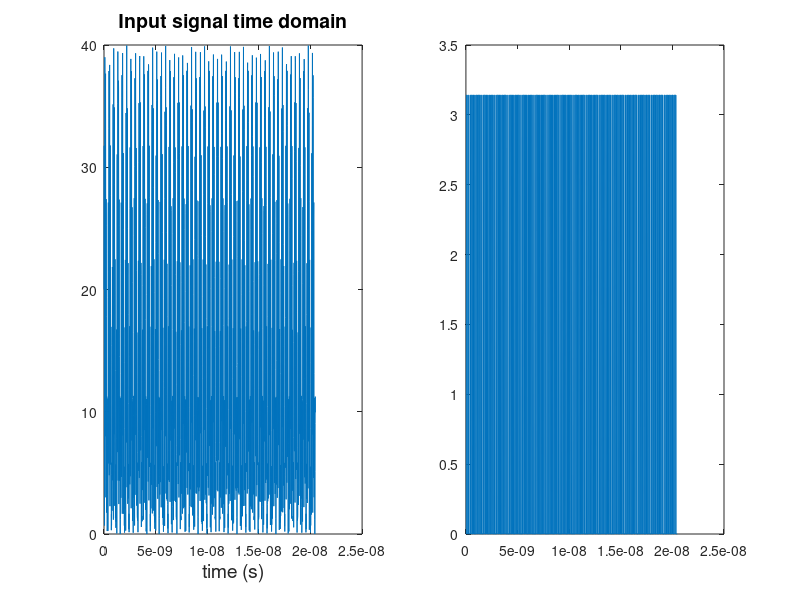
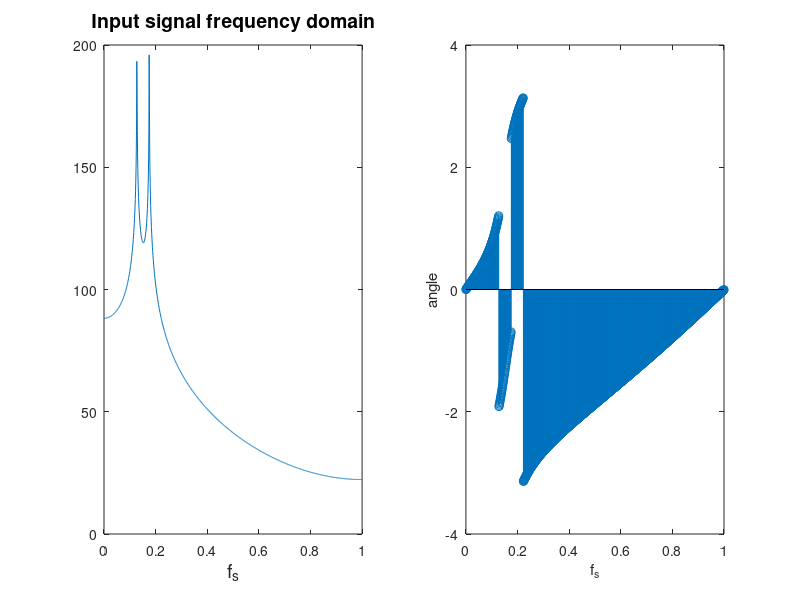
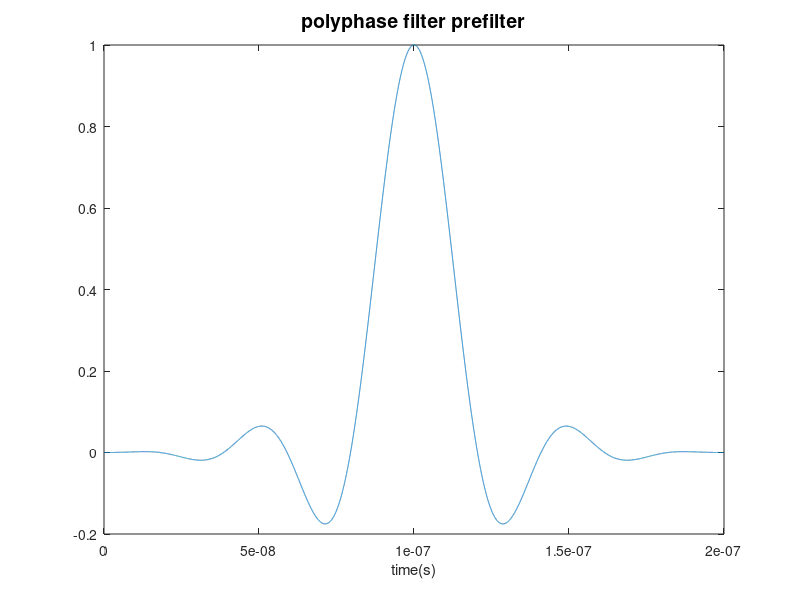
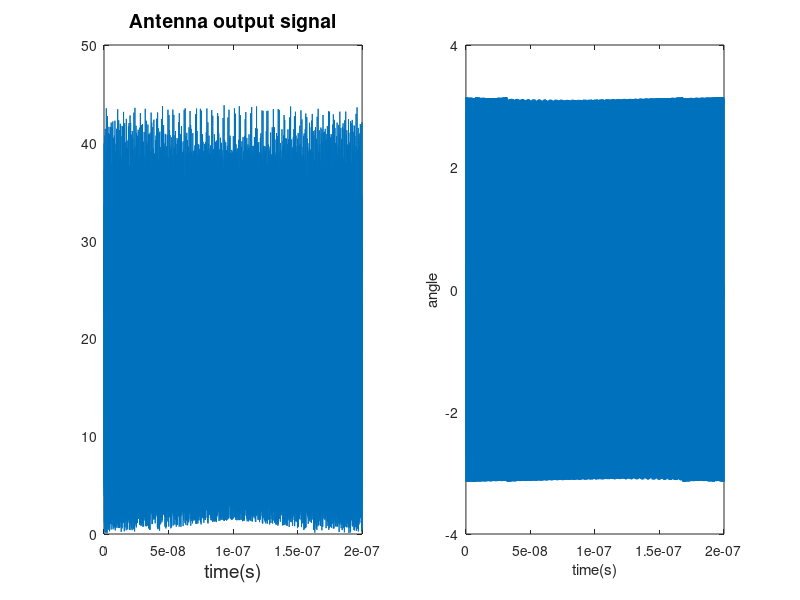

These figures' MATLAB source, in order:
samplingFreq = 100*10^9; % sampling frequency
Window_Size = 2^11; % size of window to cross multiply
number_of_bodies = 5;
Num_Of_Antennas = 2;
signal_frequency = 40*10^9; % radians/sec
signal_time = 0.00000020; % in seconds
N = signal_time/(1/samplingFreq) % total samples in input signal
Nfft = Window_Size%/2 % total samples in FFT output
Num_Of_Windows_Per_Signal = ceil(N/Window_Size);
Number_Of_Signals = Num_Of_Antennas
Number_Of_Complex_Multiplications = 1/2*(Number_Of_Signals-1)*Number_Of_Signals
signal_to_noise_input = 0.5; % multiplied to noise then added to signal
Nyquist_freq = samplingFreq/2;
t = linspace(0,signal_time,N);
f = linspace(0,Nyquist_freq,5);
fs = linspace(0,1,Nfft/2);
fs_input = linspace(0,1,Nfft/2);
% Signal_no_noise = [(sin(signal_frequency*t(N/3:N*2/3-1)) + 20*sin((signal_frequency-1000)*t(N/3:N*2/3-1)))];
% input_hanning = [ 1/2-(1/2)*cos(2*pi*(1:N/3)/(N/3))];
% Signal_no_noise = Signal_no_noise.*input_hanning;
%figure(2);
%plot(t);
H = 3; % sizes of pictures.
W = 4;
Signal_no_noise = 20*(cos(signal_frequency*t) + sin((signal_frequency+15*10^9)*t)); %frequency noise
figure(1);
subplot(1,2,1);
plot(t(1:Nfft),abs(Signal_no_noise(1:Nfft)));
title('Input signal time domain','fontsize',14);
xlabel('time (s)','fontsize',14);
set(1,'paperunits','inches');
set(1,'paperorientation','portrait')
set(1,'papersize',[H,W]);
subplot(1,2,2);
plot(t(1:Nfft),angle(Signal_no_noise(1:Nfft)));
print(1,'input time.svg','-dsvg');
figure(2);
subplot(1,2,1);
fft_in = Signal_no_noise(1:Nfft);
plot(fs_input,20*log(abs(fft(fft_in)(1:Nfft/2))));
title('Input signal frequency domain','fontsize',14);
xlabel('f_s','fontsize',14);
set(2,'paperunits','inches');
set(2,'paperorientation','portrait');
set(2,'papersize',[H,W]);
subplot(1,2,2);
stem(fs_input,angle(fft(fft_in))(1:Nfft/2));
xlabel('f_s');
ylabel('angle');
print(2,'input freq.svg','-dsvg');
%windowcoef = (Nfft)/f; % commonly used constant

Signalf = zeros(Num_Of_Windows_Per_Signal,Window_Size);
Signalfft = zeros(Number_Of_Signals,Nfft);
Signalmul = zeros(Number_Of_Complex_Multiplications,Nfft);
Signalout = zeros(1,Nfft);
Signalin = zeros(Number_Of_Signals,N);
analysis_filter = sinc(((0:N-1)-N/2)/Window_Size);
HanningWindow = 1/2-(1/2)*cos(2*pi*(0:N-1)/N);
pre_filter = analysis_filter.*HanningWindow;
figure(48);
plot(t(1:N),pre_filter);
title('polyphase filter prefilter','fontsize',14);
xlabel('time(s)');
set(48,'paperunits','inches');
set(48,'paperorientation','portrait');
set(48,'papersize',[H,W]);
print(48,'polyphasepre.svg','-dsvg');
% iterate every other signal

% Set up realtime signals
noise1 = 2*rand(1,number_of_bodies)-1
noise2 = 2*rand(1,number_of_bodies)-1;
zerr = zeros(1,Nfft);
x2 = 1;
for x = 1:Num_Of_Antennas
    Signal_no_noise_s = zeros(1,N);
    for(z = 1:number_of_bodies)
        Signal_no_noise_s = Signal_no_noise_s + noise2(z)*e.^((((2*pi*f(z)*t)+noise1(z)*0.5*pi*(x-1))*i));
    end
    Signalt = ((Signal_no_noise)+(Signal_no_noise_s)/signal_to_noise_input);
%add gaussian noise
    Signalt = Signalt + 0.5*rand(1,N);
    figure(x+2);
    subplot(1,2,1);
    plot(t(1:N),abs(Signalt(1:N)));
    xlabel('time(s)','fontsize',14);
    title('Antenna output signal','fontsize',14);
    set((x+2),'paperunits','inches');
    set((x+2),'paperorientation','portrait');
    set((x+2),'papersize',[H,W]);
    subplot(1,2,2);
    plot(t(1:N),angle(Signalt(1:N)));
    xlabel('time(s)');
    ylabel('angle');
    name = ['a' num2str(x) 'outf.svg'];
    print(x+2,name,'-dsvg');
    Signalin(x,:) = Signalt;
    phases2 = noise2;

    %create overlap sequences:
    start = 1;
    window_c = Window_Size; % end of the window currently being shifted
    z = 1;
    TEMP = zeros(1,Window_Size);
    %DO POLYPHASE
    while window_c < N
        Signalf(z,:) = (Signalt(start:(window_c)));
%       Signalf(z,:) = Signalt(1:Nfft);
	pre_part = pre_filter(start:(window_c));
        % add prefilter
        Signalf(z,:) = hilbert(Signalf(z,:).*pre_part);
        start = window_c+1;
        window_c = window_c + Window_Size;
        TEMP = TEMP + Signalf(z,:);
        z = z + 1;
    end
    TEMP = fft(TEMP/(z-1));
    Signalfft(x2,:) = TEMP(1:Nfft);
    x2 = x2 + 1;
    
end

% plot the outputs:
y = 0;
for x = 1:Num_Of_Antennas
	figure(x+2+Num_Of_Antennas);
	subplot(1,2,1);
	plot(fs,abs(Signalfft(x,1:Nfft/2)));
	title('after polyphase filter','fontsize',14);
	xlabel('f_s','fontsize',14);
	set(x+2+Num_Of_Antennas,'paperunits','inches');
	set(x+2+Num_Of_Antennas,'paperorientation','portrait')
	set(x+2+Num_Of_Antennas,'papersize',[H,W]);
	name = ['pffb-' num2str(x) '.svg'];
	subplot(1,2,2);
	stem(fs,angle(Signalfft(x,1:Nfft/2)));
        xlabel('f_s');
	ylabel('angle');
	print((x+2+Num_Of_Antennas),name,'-dsvg');
	%figure(96+x);
	%plot(fs,angle(Signalfft(1,1:Nfft/2).*conj(Signalfft(2,1:Nfft/2))));
end

% multiply and add
z = 1; % holds position, computation too complex for pre calculated indices here.
for x = 1:Number_Of_Signals
    for y = (x+1):Number_Of_Signals
        Signalmul(z,:) = Signalfft(x,:).*conj(Signalfft(y,:))/Nfft;
        z=z+1;
    end
end

for x = 1:Number_Of_Complex_Multiplications
    Signalout = Signalmul(x,:)+Signalout;
end

Signalout = Signalout/(z-1);

%figure(1);
%plot(t,Signal_no_noise);
% figure(2);
% plot(t(1:Window_Size),(pre_filter));
% figure(3);
% plot(t(1:Window_Size),(HanningWindow));
%figure(19);
%plot(fs,20*log(abs(Signalout)));
%Signalout = ifft(Signalout,N);
%figure (20);
%plot(t,20*log(abs(Signalout)));
figure (21);
subplot(1,2,1);
plot(fs,(20*log(abs((Signalout(1:Nfft/2))))));
title('output frequencys','fontsize',14);
xlabel('f_s','fontsize',14);
set(21,'paperunits','inches');
set(21,'paperorientation','portrait')
set(21,'papersize',[H,W]);
subplot(1,2,2);
stem(fs,angle(Signalout(1:Nfft/2)));
xlabel('f_s');
ylabel('angle');
print(21,'outf.svg','-dsvg');

marker = zeros(1,Nfft/2);
spacing = floor((Nfft/2)/(number_of_bodies-1))
for x = 0:number_of_bodies-1
    marker(spacing*x+1) = 0.5*pi;
end
figure (22);
plot(angle(Signalout(1:Nfft/2)));
title('output angle');
xlabel('f_s');
hold on;
plot(marker);
xlabel('f_s');
ylabel('angle');
hold off;
print(22,'output angle.svg','-dsvg');
figure (23);
size14 = abs(Signalout(10))
angle14 = angle(Signalout(10))
ttta = angle(fft(Signalin(1,:).*conj(fft(Signalin(2,:)))));
ttfa = angle(fft(Signalin(1,1:Nfft)).*conj(fft(Signalin(2,1:Nfft))));
angle14 = ttfa(10)
size15 = abs(Signalout(100))
angle15 = angle(Signalout(100))
angle15 = ttfa(100)
plot(ttfa(1:Nfft/2));
title('actual angles');
xlabel('f_s');
hold on;
plot(marker);
xlabel('f_s');
ylabel('angle');
hold off;
print(23,'actual angles.svg','-dsvg');
figure(24);
plot(phases2*pi);
figure(25);
plot(angle(ifft(Signalout)));
